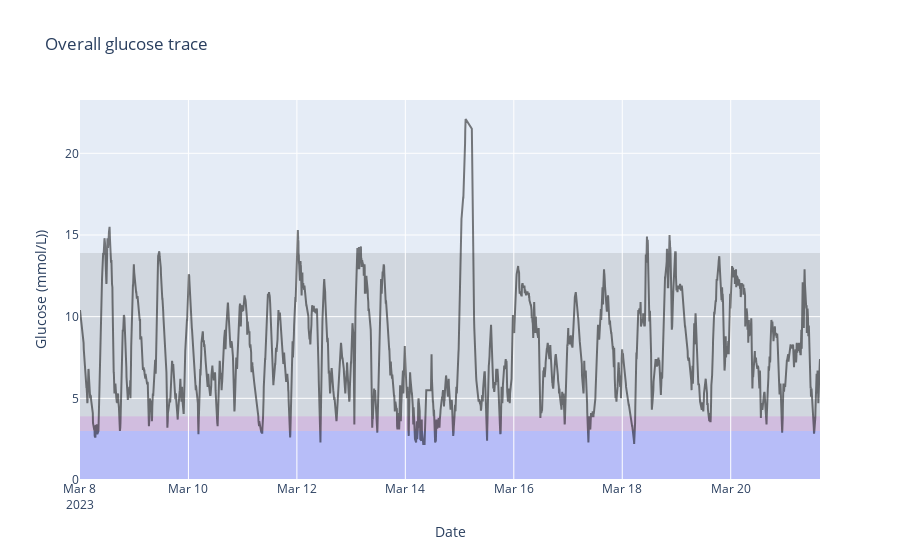

Notebook code for this chart:
### Markdown cell above
### 4.1.1. Overall glucose trace

### Code cell
visualizations.glucose_trace(dxcm2_transformed)

### Figure 1 — Plotly figure (JSON) as saved in the notebook; plotly's stock layout.template omitted (floating-point values rounded to 4 significant figures; data arrays with more than 128 entries replaced by an {"elided": "..."} marker saying what was removed)
{"data": [{"line": {"color": "black"}, "name": "Glucose trace", "opacity": 0.5, "showlegend": false, "type": "scatter", "x": {"elided": "3829 str values"}, "y": {"elided": "3829 float values"}}], "layout": {"shapes": [{"fillcolor": "blue", "layer": "below", "line": {"width": 0}, "opacity": 0.2, "type": "rect", "x0": 0, "x1": 1, "xref": "x domain", "y0": "0", "y1": 3, "yref": "y"}, {"fillcolor": "purple", "layer": "below", "line": {"width": 0}, "opacity": 0.2, "type": "rect", "x0": 0, "x1": 1, "xref": "x domain", "y0": 3, "y1": 3.9, "yref": "y"}, {"fillcolor": "grey", "layer": "below", "line": {"width": 0}, "opacity": 0.2, "type": "rect", "x0": 0, "x1": 1, "xref": "x domain", "y0": 3.9, "y1": 13.9, "yref": "y"}, {"fillcolor": "pink", "layer": "below", "line": {"width": 0}, "opacity": 0.2, "type": "rect", "x0": 0, "x1": 1, "xref": "x domain", "y0": 13.9, "y1": "hyper_lv1", "yref": "y"}, {"fillcolor": "red", "layer": "below", "line": {"width": 0}, "opacity": 0.2, "type": "rect", "x0": 0, "x1": 1, "xref": "x domain", "y0": "hyper_lv1", "y1": "28", "yref": "y"}], "title": {"text": "Overall glucose trace"}, "xaxis": {"title": {"text": "Date"}}, "yaxis": {"title": {"text": "Glucose (mmol/L))"}}}}
